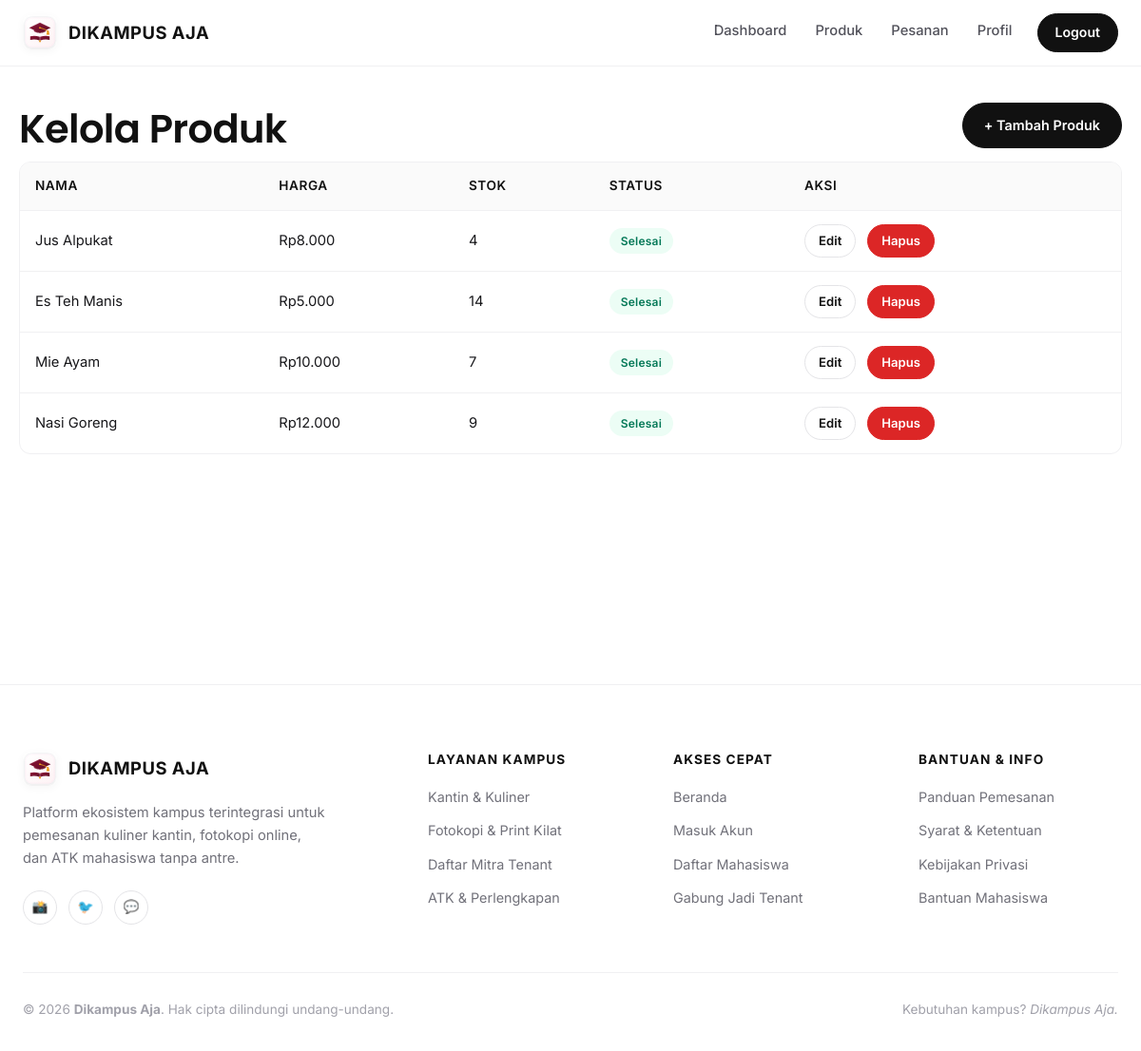
The app's page /tenant/produk.php (signed in) with its own data.
### tables this page shows
CREATE TABLE IF NOT EXISTS `products` (
  `id_produk` int NOT NULL AUTO_INCREMENT,
  `id_tenant` int NOT NULL,
  `id_kategori` int DEFAULT NULL,
  `nama_produk` varchar(100) NOT NULL,
  `deskripsi` text,
  `harga` int NOT NULL,
  `stok` int NOT NULL DEFAULT '0',
  `foto` varchar(255) DEFAULT NULL,
  `status` enum('aktif','nonaktif') NOT NULL DEFAULT 'aktif',
  `created_at` timestamp NULL DEFAULT CURRENT_TIMESTAMP,
  PRIMARY KEY (`id_produk`),
  KEY `id_tenant` (`id_tenant`),
  KEY `id_kategori` (`id_kategori`)
);

### config/database.php (called while the page is built, shortened)
<?php
$db = new mysqli('localhost', 'root', '', 'dikampus_aja');
$db->set_charset('utf8mb4');
function q($sql, $types = '', ...$p) {
    global $db;
    $st = $db->prepare($sql);
    if ($types) $st->bind_param($types, ...$p);
    $st->execute();
    $r = $st->get_result();
    if ($r) return $r->fetch_all(MYSQLI_ASSOC);
    return $st->insert_id ?: $st->affected_rows;
}
function one($sql, $types = '', ...$p) { $r = q($sql, $types, ...$p); return $r ? $r[0] : null; }

### tenant/produk.php (the view, shortened to what this page needs)
<?php
require '../includes/auth.php'; need('tenant'); $t = my_tenant();
$prod = q('SELECT * FROM products WHERE id_tenant=? ORDER BY id_produk DESC', 'i', $t['id_tenant']);
$title = 'Produk'; include '../includes/header.php'; ?>
<div class="row between"><h1>Kelola Produk</h1><a class="btn" href="tambah_produk.php">+ Tambah Produk</a></div>
<div class="scroll"><table class="tbl"><tr><th>Nama</th><th>Harga</th><th>Stok</th><th>Status</th><th>Aksi</th></tr>
<?php foreach ($prod as $p) { ?><tr><td><?= e($p['nama_produk']) ?></td><td><?= rp($p['harga']) ?></td><td><?= $p['stok'] ?: 'HABIS' ?></td><td><?= badge($p['status'] === 'aktif' ? 'selesai' : 'dibatalkan') ?></td>
<td class="row"><a class="btn sm out" href="edit_produk.php?id=<?= $p['id_produk'] ?>">Edit</a>
<form method="post" onsubmit="return confirm('Hapus produk?')"><input type="hidden" name="id" value="<?= $p['id_produk'] ?>"><button class="btn sm red">Hapus</button></form></td></tr><?php } ?></table></div>
<?php include '../includes/footer.php';

### includes/auth.php (shortened to what this page needs)
<?php
require_once __DIR__ . '/../config/database.php';
function e($s) { return htmlspecialchars((string)$s, ENT_QUOTES, 'UTF-8'); }
function rp($n) { return 'Rp' . number_format((int)$n, 0, ',', '.'); }
function me() { return $_SESSION['user'] ?? null; }
function my_tenant() { return one('SELECT * FROM tenants WHERE id_user=?', 'i', me()['id']); }
function badge($s) { return '<span class="badge ' . e($s) . '">' . e(ucwords(str_replace('_', ' ', $s))) . '</span>'; }

### assets/css/style.css (style rules this page uses)
:root { --bg: #ffffff; --bg-warm: #faf9f6; --bg-muted: #f4f4f5; --bg-subtle: #fbfbfa; --t: #18181b; --t-heading: #111111; --mut: #71717a; --border: #f0f0f2; --border-subtle: #e5e7eb; --m: #111111; --m2: #27272a; --accent: #b45309; --font-serif: 'Poppins', -apple-system, BlinkMacSystemFont, sans-serif; --font-sans: 'Inter', -apple-system, BlinkMacSystemFont, 'Segoe UI', Roboto, sans-serif; --radius-sm: 8px; --radius-md: 12px; --radius-lg: 18px; --radius-xl: 24px; --radius-full: 9999px; --shadow-sm: 0 2px 8px rgba(0, 0, 0, 0.04); --shadow-md: 0 10px 25px -5px rgba(0, 0, 0, 0.06); --shadow-lg: 0 20px 40px -15px rgba(0, 0, 0, 0.08); }
* { box-sizing: border-box; }
body { margin: 0; font-family: var(--font-sans); color: var(--t); background: var(--bg); line-height: 1.6; -webkit-font-smoothing: antialiased; }
a { color: var(--t-heading); text-decoration: none; transition: color 0.2s ease, opacity 0.2s ease; }
h1, h2, h3, h4 { font-family: var(--font-serif); color: var(--t-heading); font-weight: 600; line-height: 1.25; margin: 0.4em 0 0.2em; letter-spacing: -0.015em; }
h1 { font-size: 2.6rem; }
.btn { display: inline-block; background: var(--m); color: #ffffff; border: 1px solid var(--m); border-radius: var(--radius-full); padding: 11px 22px; font: inherit; font-weight: 600; font-size: 0.9rem; cursor: pointer; text-decoration: none; transition: all 0.2s ease; }
.btn.sm { padding: 6px 14px; font-size: 0.82rem; }
.btn.out { background: transparent; color: var(--t-heading); border: 1px solid #e4e4e7; }
.btn.red { background: #dc2626; border-color: #dc2626; color: #fff; }
.tbl { width: 100%; border-collapse: separate; border-spacing: 0; background: #ffffff; border: 1px solid var(--border); border-radius: var(--radius-md); overflow: hidden; }
.tbl th, .tbl td { padding: 14px 16px; text-align: left; border-bottom: 1px solid var(--border); font-size: 0.92rem; vertical-align: middle; }
.tbl th { background: #fafafa; font-weight: 600; color: var(--t-heading); font-size: 0.85rem; letter-spacing: 0.04em; text-transform: uppercase; }
.tbl tr:last-child td { border-bottom: 0; }
.scroll { overflow-x: auto; }
.badge { display: inline-block; padding: 4px 12px; border-radius: var(--radius-full); font-size: 0.75rem; font-weight: 600; width: fit-content; text-transform: capitalize; letter-spacing: 0.02em; }
.selesai, .terverifikasi { background: #ecfdf5; color: #047857; }
.row { display: flex; gap: 12px; align-items: center; flex-wrap: wrap; }
.between { justify-content: space-between; }

### records on screen
products: nama_produk "Jus Alpukat", harga "Rp8.000", stok "4"
products: nama_produk "Es Teh Manis", harga "Rp5.000", stok "14"
products: nama_produk "Mie Ayam", harga "Rp10.000", stok "7"
products: nama_produk "Nasi Goreng", harga "Rp12.000", stok "9"

### other values on screen
$x[1] "Dashboard"
$x[1] "Produk"
$x[1] "Pesanan"
$x[1] "Profil"
$x[1] "Logout"
